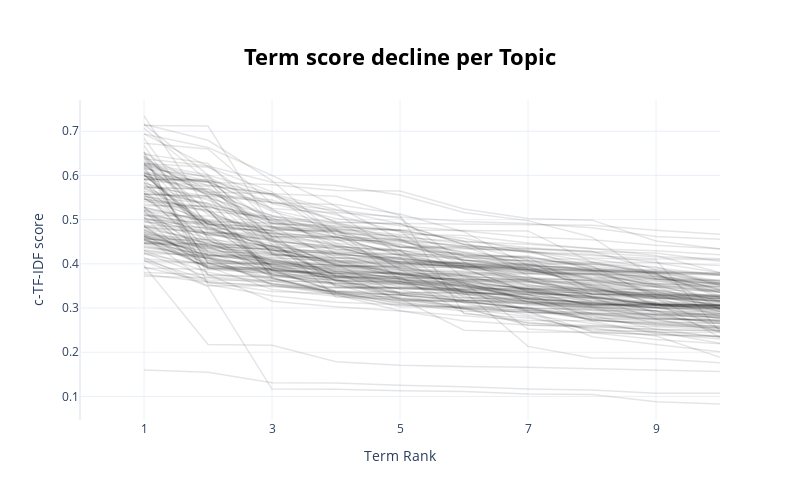

Notebook code cell kept with this figure:
### Code cell
model.visualize_term_rank()
